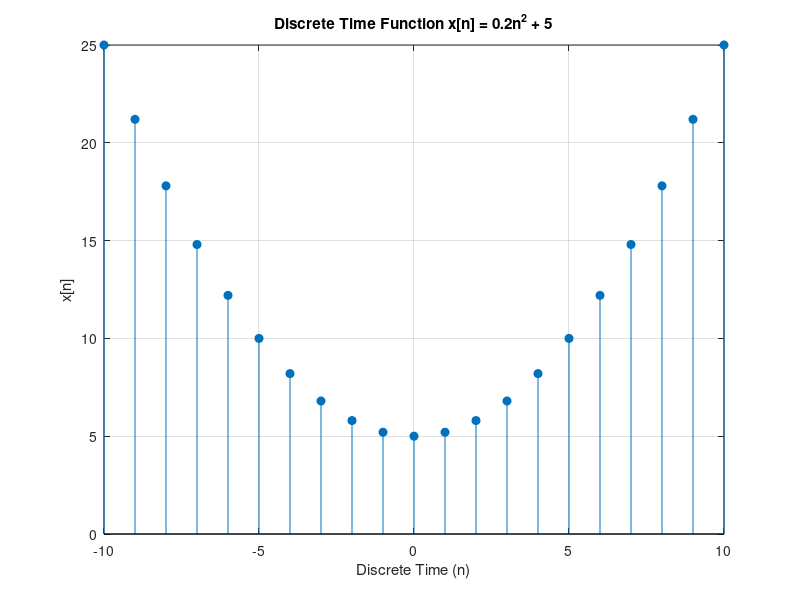

Write MATLAB code to recreate this figure.
% 23BIT064
n = -10:1:10;
x = 0.2*n.^2 + 5;
stem(n, x, 'filled');

xlabel('Discrete Time (n)');

ylabel('x[n]');

title('Discrete Time Function x[n] = 0.2n^2 + 5');
grid on;
